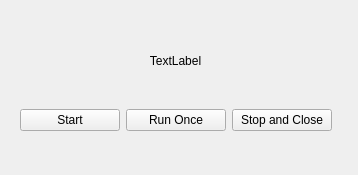
<?xml version="1.0" encoding="UTF-8"?>
<ui version="4.0">
 <class>MainWindow</class>
 <widget class="QMainWindow" name="MainWindow">
  <property name="geometry">
   <rect>
    <x>0</x>
    <y>0</y>
    <width>358</width>
    <height>175</height>
   </rect>
  </property>
  <property name="minimumSize">
   <size>
    <width>358</width>
    <height>175</height>
   </size>
  </property>
  <property name="maximumSize">
   <size>
    <width>358</width>
    <height>175</height>
   </size>
  </property>
  <property name="windowTitle">
   <string>Download Organizer</string>
  </property>
  <widget class="QWidget" name="centralwidget">
   <property name="minimumSize">
    <size>
     <width>358</width>
     <height>175</height>
    </size>
   </property>
   <property name="maximumSize">
    <size>
     <width>358</width>
     <height>175</height>
    </size>
   </property>
   <widget class="QWidget" name="horizontalLayoutWidget">
    <property name="geometry">
     <rect>
      <x>20</x>
      <y>80</y>
      <width>312</width>
      <height>80</height>
     </rect>
    </property>
    <layout class="QHBoxLayout" name="horizontalLayout">
     <item>
      <widget class="QPushButton" name="Start">
       <property name="text">
        <string>Start</string>
       </property>
      </widget>
     </item>
     <item>
      <widget class="QPushButton" name="RunOnce">
       <property name="text">
        <string>Run Once</string>
       </property>
      </widget>
     </item>
     <item>
      <widget class="QPushButton" name="Stop">
       <property name="text">
        <string>Stop and Close</string>
       </property>
      </widget>
     </item>
    </layout>
   </widget>
   <widget class="QLabel" name="label">
    <property name="geometry">
     <rect>
      <x>60</x>
      <y>50</y>
      <width>231</width>
      <height>21</height>
     </rect>
    </property>
    <property name="text">
     <string>TextLabel</string>
    </property>
    <property name="alignment">
     <set>Qt::AlignCenter</set>
    </property>
   </widget>
  </widget>
 </widget>
 <resources/>
 <connections/>
</ui>
